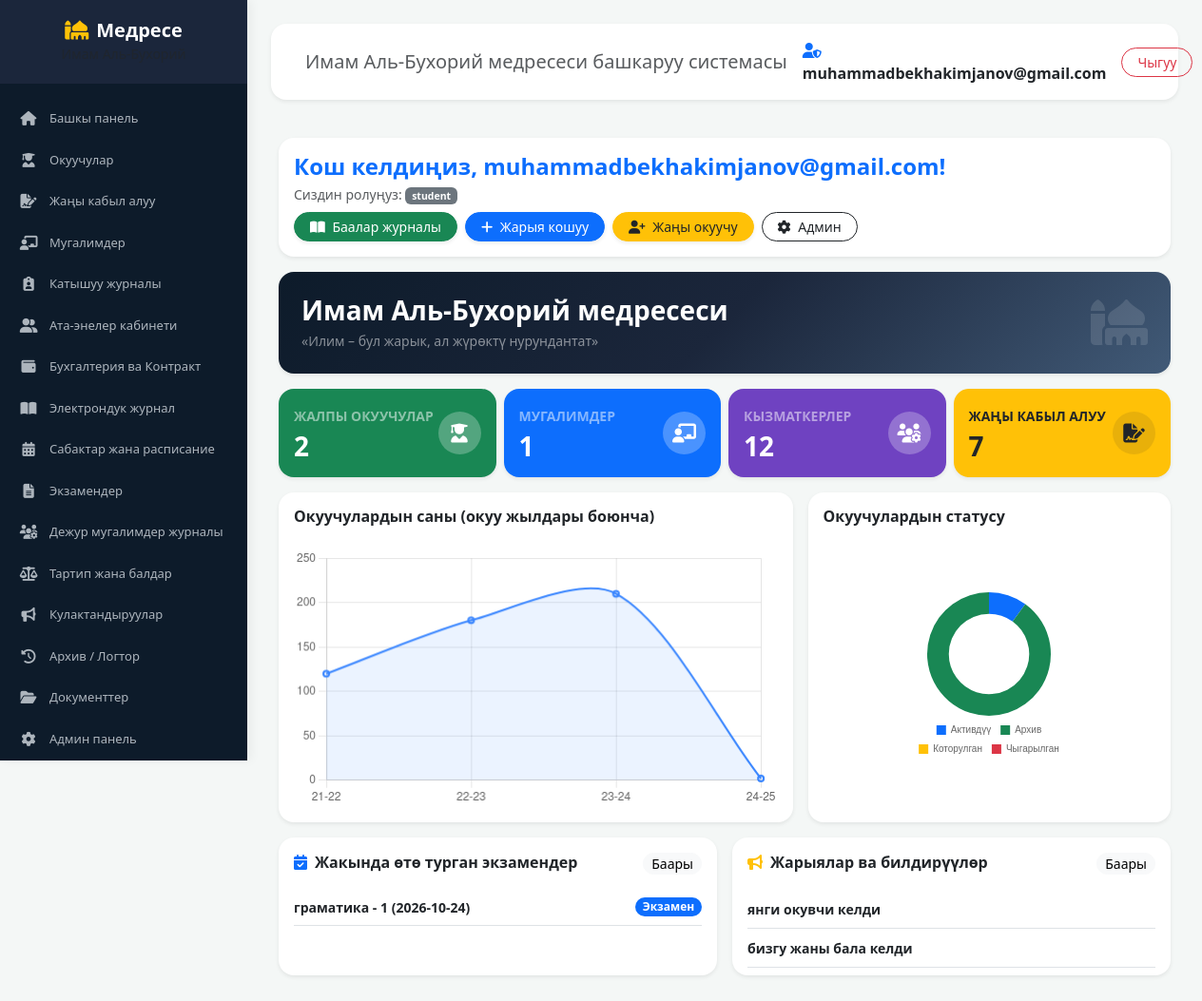
Screenshot of / (signed in) with the database file from the repository.
### madrasah/accounts/models.py (models this page shows)
class User(AbstractUser):
    middle_name = models.CharField(max_length=150, blank=True, null=True, verbose_name="Атасынын аты")
    phone = models.CharField(max_length=20, blank=True, null=True, verbose_name="Телефон номери")
    role = models.CharField(
        max_length=20,
        choices=[('student', 'Окуучу'), ('teacher', 'Мугалим'), ('admin', 'Админ')],
        default='student',
        verbose_name="Ролу"
    )

### madrasah/core/models.py (models this page shows)
class Exam(models.Model):
    subject = models.CharField(max_length=100, verbose_name='Фан')
    group_name = models.CharField(max_length=50, verbose_name='Тайпа (Гуруҳ)')
    date = models.DateField(verbose_name='Күнү')
    time = models.TimeField(verbose_name='Убакыты')
    def __str__(self):
        return f'{self.subject} - {self.group_name} ({self.date})'
    class Meta:
        verbose_name = 'Экзамен'
        verbose_name_plural = 'Экзамендер'

class Announcement(models.Model):
    title = models.CharField(max_length=200, verbose_name='Аталышы')
    content = models.TextField(verbose_name='Мазмуну')
    created_at = models.DateTimeField(
        auto_now_add=True, verbose_name='Кошулган убакыты'
    )
    def __str__(self):
        return self.title
    class Meta:
        verbose_name = 'Жарыя'
        verbose_name_plural = 'Жарыялар'

### madrasah/core/views.py (the view, shortened to what this page needs)
# urls.py: path('', views.dashboard, name='dashboard'),
@login_required
def dashboard(request):
    teachers_count = Teacher.objects.count()
    students_count = Student.objects.count()
    announcements = Announcement.objects.all().order_by("-created_at")[:5]
    exams = Exam.objects.all().order_by("date")[:5]
    duty_teachers = DutyLog.objects.all()[:5]
    ctx = {
        "teachers_count": teachers_count,
        "students_count": students_count,
        "announcements": announcements,
        "exams": exams,
        "duty_teachers": duty_teachers,
        "jaryalar": announcements,
    }
    return render(request, "dashboard.html", ctx)

### madrasah/templates/dashboard.html (shortened to what this page needs)
{% extends 'base.html' %}
{% block content %}
<div class="container-fluid px-2 py-3">
    <div class="row mb-3">
        <div class="col-12">
            <div class="p-3 bg-white rounded-4 shadow-sm border-0 d-flex justify-content-between align-items-center flex-wrap gap-2">
                <div>
                    <h4 class="fw-bold text-primary mb-1">Кош келдиңиз, {{ user.username }}!</h4>
                    <p class="text-muted small mb-0">Сиздин ролуңуз: <span class="badge bg-secondary">{{ user.role|default:"Администратор" }}</span></p>
                </div>
                <div class="d-flex gap-2 flex-wrap">
                    <a href="{% url 'gradebook' %}" class="btn btn-success btn-sm rounded-pill px-3 shadow-sm">
                        <i class="fa-solid fa-book-open me-1"></i> Баалар журналы
                    </a>
                    <a href="/admin/core/announcement/add/" class="btn btn-primary btn-sm rounded-pill px-3 shadow-sm">
                        <i class="fa-solid fa-plus me-1"></i> Жарыя кошуу
                    </a>
                    <a href="/admin/accounts/studentprofile/add/" class="btn btn-warning btn-sm text-dark rounded-pill px-3 shadow-sm">
                        <i class="fa-solid fa-user-plus me-1"></i> Жаңы окуучу
                    </a>
                    <a href="/admin/" class="btn btn-outline-dark btn-sm rounded-pill px-3">
                        <i class="fa-solid fa-gear me-1"></i> Админ
                    </a>
                </div>
            </div>
        </div>
    </div>
    <div class="card border-0 rounded-4 shadow-sm mb-3 text-white overflow-hidden"
         style="background: linear-gradient(135deg, #0d1b2a 0%, #1b263b 50%, #415a77 100%);">
        <div class="card-body p-3 p-md-4 d-flex justify-content-between align-items-center">
            <div>
                <h3 class="fw-bold mb-1">Имам Аль-Бухорий медресеси</h3>
                <p class="mb-0 text-white-50 small">«Илим – бул жарык, ал жүрөктү нурундантат»</p>
            </div>
            <div class="d-none d-md-block text-end">
                <i class="fa-solid fa-mosque fa-3x text-white-50 opacity-25"></i>
            </div>
        </div>
    </div>
    <div class="row g-2 mb-3">
        <div class="col-xl-3 col-md-6">
            <div class="card border-0 rounded-4 shadow-sm h-100 bg-success text-white">
                <div class="card-body p-3">
                    <div class="d-flex justify-content-between align-items-center">
                        <div>
                            <span class="text-white-50 small fw-semibold">ЖАЛПЫ ОКУУЧУЛАР</span>
                            <h3 class="fw-bold mb-0 text-white mt-1">{{ students_count|default:"0" }}</h3>
                        </div>
                        <div class="rounded-circle bg-white bg-opacity-25 p-2 d-flex align-items-center justify-content-center" style="width: 45px; height: 45px;">
                            <i class="fa-solid fa-user-graduate fa-lg text-white"></i>
                        </div>
                    </div>
                </div>
            </div>
        </div>
        <div class="col-xl-3 col-md-6">
            <div class="card border-0 rounded-4 shadow-sm h-100 bg-primary text-white">
                <div class="card-body p-3">
                    <div class="d-flex justify-content-between align-items-center">
                        <div>
                            <span class="text-white-50 small fw-semibold">МУГАЛИМДЕР</span>
                            <h3 class="fw-bold mb-0 text-white mt-1">{{ teachers_count|default:"0" }}</h3>
                        </div>
                        <div class="rounded-circle bg-white bg-opacity-25 p-2 d-flex align-items-center justify-content-center" style="width: 45px; height: 45px;">
                            <i class="fa-solid fa-chalkboard-user fa-lg text-white"></i>
                        </div>
                    </div>
                </div>
            </div>
        </div>
        <div class="col-xl-3 col-md-6">
            <div class="card border-0 rounded-4 shadow-sm h-100 text-white" style="background-color: #6f42c1;">
                <div class="card-body p-3">
                    <div class="d-flex justify-content-between align-items-center">
                        <div>
                            <span class="text-white-50 small fw-semibold">КЫЗМАТКЕРЛЕР</span>
                            <h3 class="fw-bold mb-0 text-white mt-1">12</h3>
                        </div>
                        <div class="rounded-circle bg-white bg-opacity-25 p-2 d-flex align-items-center justify-content-center" style="width: 45px; height: 45px;">
                            <i class="fa-solid fa-users-gear fa-lg text-white"></i>
                        </div>
                    </div>
                </div>
            </div>
        </div>
        <div class="col-xl-3 col-md-6">
            <div class="card border-0 rounded-4 shadow-sm h-100 bg-warning text-dark">
                <div class="card-body p-3">
                    <div class="d-flex justify-content-between align-items-center">
                        <div>
                            <span class="text-dark-50 small fw-semibold">ЖАҢЫ КАБЫЛ АЛУУ</span>
                            <h3 class="fw-bold mb-0 text-dark mt-1">7</h3>
                        </div>
                        <div class="rounded-circle bg-dark bg-opacity-10 p-2 d-flex align-items-center justify-content-center" style="width: 45px; height: 45px;">
                            <i class="fa-solid fa-file-signature fa-lg text-dark"></i>
                        </div>
                    </div>
                </div>
            </div>
        </div>
    </div>
    <div class="row g-3 mb-3">
        <div class="col-lg-7">
            <div class="card border-0 rounded-4 shadow-sm h-100">
                <div class="card-header bg-transparent border-0 pt-3 px-3">
                    <h6 class="fw-bold mb-0 text-dark">Окуучулардын саны (окуу жылдары боюнча)</h6>
                </div>
                <div class="card-body px-3 pb-3">
                    <canvas id="studentsGrowthChart" height="160"></canvas>
                </div>
            </div>
        </div>
        <div class="col-lg-5">
            <div class="card border-0 rounded-4 shadow-sm h-100">
                <div class="card-header bg-transparent border-0 pt-3 px-3">
                    <h6 class="fw-bold mb-0 text-dark">Окуучулардын статусу</h6>
                </div>
                <div class="card-body px-3 pb-3 d-flex justify-content-center align-items-center">
                    <div style="width: 180px; height: 180px;">
                        <canvas id="studentStatusChart"></canvas>
                    </div>
                </div>
            </div>
        </div>
    </div>
    <div class="row g-3">
        <div class="col-lg-6">
            <div class="card border-0 rounded-4 shadow-sm h-100">
                <div class="card-header bg-transparent border-0 pt-3 px-3 d-flex justify-content-between align-items-center">
                    <h6 class="fw-bold mb-0 text-dark">
                        <i class="fa-solid fa-calendar-check text-primary me-2"></i>Жакында өтө турган экзамендер
                    </h6>
                    <a href="/admin/core/exam/" class="btn btn-sm btn-light rounded-pill px-2 py-0 small">Баары</a>
                </div>
                <div class="card-body px-3 py-2">
                    {% if exams %}
                        <div class="list-group list-group-flush">
                            {% for exam in exams %}
                            <div class="list-group-item bg-transparent px-0 py-2 border-bottom d-flex justify-content-between align-items-center">
                                <span class="small fw-bold text-dark">{{ exam }}</span>
                                <span class="badge bg-primary rounded-pill">Экзамен</span>
                            </div>
                            {% endfor %}
                        </div>
                    {% else %}
                        <p class="text-muted small my-2">Азырынча пландалган экзамендер жок.</p>
                    {% endif %}
                </div>
            </div>
        </div>
        <div class="col-lg-6">
            <div class="card border-0 rounded-4 shadow-sm h-100">
                <div class="card-header bg-transparent border-0 pt-3 px-3 d-flex justify-content-between align-items-center">
                    <h6 class="fw-bold mb-0 text-dark">
                        <i class="fa-solid fa-bullhorn text-warning me-2"></i>Жарыялар ва билдирүүлөр
                    </h6>
                    <a href="/admin/core/announcement/" class="btn btn-sm btn-light rounded-pill px-2 py-0 small">Баары</a>
                </div>
                <div class="card-body px-3 py-2">
                    {% if announcements %}
                        <div class="list-group list-group-flush">
                            {% for j in announcements %}
                            <div class="list-group-item bg-transparent px-0 py-2 border-bottom">
                                <span class="small fw-bold text-dark">{{ j }}</span>
                            </div>
                            {% endfor %}
                        </div>
                    {% else %}
                        <p class="text-muted small my-2">Азырча кулактандыруулар жок.</p>
                    {% endif %}
                </div>
            </div>
        </div>
    </div>
</div>
<script>
    const ctxGrowth = document.getElementById('studentsGrowthChart').getContext('2d');
    new Chart(ctxGrowth, {
        type: 'line',
        data: {
            labels: ['21-22', '22-23', '23-24', '24-25'],
            datasets: [{
                label: 'Окуучулар',
                data: [120, 180, 210, {{ students_count|default:"248" }}],
                borderColor: '#3a86ff',
                backgroundColor: 'rgba(58, 134, 255, 0.1)',
                borderWidth: 2,
                fill: true,
                tension: 0.3
            }]
        },
        options: {
            responsive: true,
            plugins: { legend: { display: false } },
            scales: { y: { beginAtZero: false } }
        }
    });
    const ctxStatus = document.getElementById('studentStatusChart').getContext('2d');
    new Chart(ctxStatus, {
        type: 'doughnut',
        data: {
            labels: ['Активдүү', 'Архив', 'Которулган', 'Чыгарылган'],
            datasets: [{
                data: [{{ students_count|default:"230" }}, 18, 0, 0],
                backgroundColor: ['#0d6efd', '#198754', '#ffc107', '#dc3545'],
                borderWidth: 0
            }]
        },
        options: {
            responsive: true,
            plugins: { legend: { position: 'bottom', labels: { boxWidth: 10, font: { size: 10 } } } },
            cutout: '65%'
        }
    });
</script>
{% endblock %}

### madrasah/templates/base.html (shortened to what this page needs)
{% load static %}
<!DOCTYPE html>
<html lang="ky">
<head>
    <link href="https://cdn.jsdelivr.net/npm/bootstrap@5.3.2/dist/css/bootstrap.min.css" rel="stylesheet">
    <link rel="stylesheet" href="https://cdnjs.cloudflare.com/ajax/libs/font-awesome/6.4.2/css/all.min.css">
</head>
<body>
    <nav id="sidebar">
        <div class="sidebar-header">
            <h5 class="fw-bold mb-0 text-white"><i class="fa-solid fa-mosque me-2 text-warning"></i>Медресе</h5>
            <small class="text-muted">Имам Аль-Бухорий</small>
        </div>
        <ul class="list-unstyled components">
            <li>
                <a href="{% url 'dashboard' %}"><i class="fa-solid fa-house"></i> Башкы панель</a>
            </li>
            <li>
                <a href="{% url 'students_list' %}"><i class="fa-solid fa-user-graduate"></i> Окуучулар</a>
            </li>
            <li>
                <a href="{% url 'students_list' %}"><i class="fa-solid fa-file-signature"></i> Жаңы кабыл алуу</a>
            </li>
            <li>
                <a href="{% url 'teachers_list' %}"><i class="fa-solid fa-chalkboard-user"></i> Мугалимдер</a>
            </li>
            <li>
                <a href="{% url 'attendance' %}"><i class="fa-solid fa-clipboard-user"></i> Катышуу журналы</a>
            </li>
            <li>
                <a href="{% url 'parents_cabinet' %}"><i class="fa-solid fa-user-group"></i> Ата-энелер кабинети</a>
            </li>
            <li>
                <a href="{% url 'accounting' %}"><i class="fa-solid fa-wallet"></i> Бухгалтерия ва Контракт</a>
            </li>
            <li>
                <a href="{% url 'gradebook' %}"><i class="fa-solid fa-book-open"></i> Электрондук журнал</a>
            </li>
            <li>
                <a href="{% url 'schedule_list' %}"><i class="fa-solid fa-calendar-days"></i> Сабактар жана расписание</a>
            </li>
            <li>
                <a href="{% url 'exams_list' %}"><i class="fa-solid fa-file-lines"></i> Экзамендер</a>
            </li>
            <li>
                <a href="{% url 'duty_schedule_list' %}"><i class="fa-solid fa-users-gear"></i> Дежур мугалимдер журналы</a>
            </li>
            <li>
                <a href="{% url 'discipline' %}"><i class="fa-solid fa-scale-balanced"></i> Тартип жана балдар</a>
            </li>
            <li>
                <a href="{% url 'announcements_list' %}"><i class="fa-solid fa-bullhorn"></i> Кулактандыруулар</a>
            </li>
            <li>
                <a href="{% url 'audit_list' %}"><i class="fa-solid fa-clock-rotate-left"></i> Архив / Логтор</a>
            </li>
            <li>
                <a href="{% url 'documents' %}"><i class="fa-solid fa-folder-open"></i> Документтер</a>
            </li>
            <li>
                <a href="{% url 'admin_management' %}"><i class="fa-solid fa-gear"></i> Админ панель</a>
            </li>
        </ul>
    </nav>
    <div id="content">
        <nav class="navbar navbar-expand-lg navbar-light bg-white rounded-4 shadow-sm mb-4 px-4 py-3">
            <div class="container-fluid">
                <span class="navbar-brand mb-0 h6 text-muted">Имам Аль-Бухорий медресеси башкаруу системасы</span>
                <div class="d-flex align-items-center gap-3">
                    <span class="fw-bold text-dark"><i class="fa-solid fa-user-shield me-1 text-primary"></i> {{ user.username|default:"Администратор" }}</span>
                    <a href="{% url 'logout' %}" class="btn btn-outline-danger btn-sm rounded-pill px-3">Чыгуу</a>
                </div>
            </div>
        </nav>
        {% block content %}
        {% endblock %}
    </div>
</body>
</html>

### rows the page displays
User: username "muhammadbekhakimjanov@gmail.com", role "student"
Exam: subject+group_name+date "граматика - 1 (2026-10-24)"
Announcement: title "янги окувчи келди"
Announcement: title "бизгу жаны бала келди"

### other values shown
{{ students_count|default:"0" }} "2"
{{ teachers_count|default:"0" }} "1"
chart data {{ students_count|default:"248" }} 2
chart data {{ students_count|default:"230" }} 2
